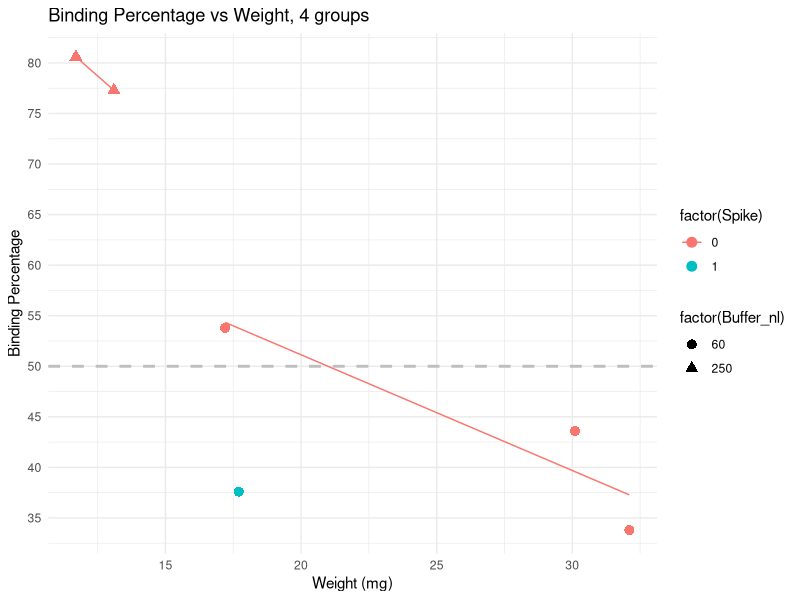
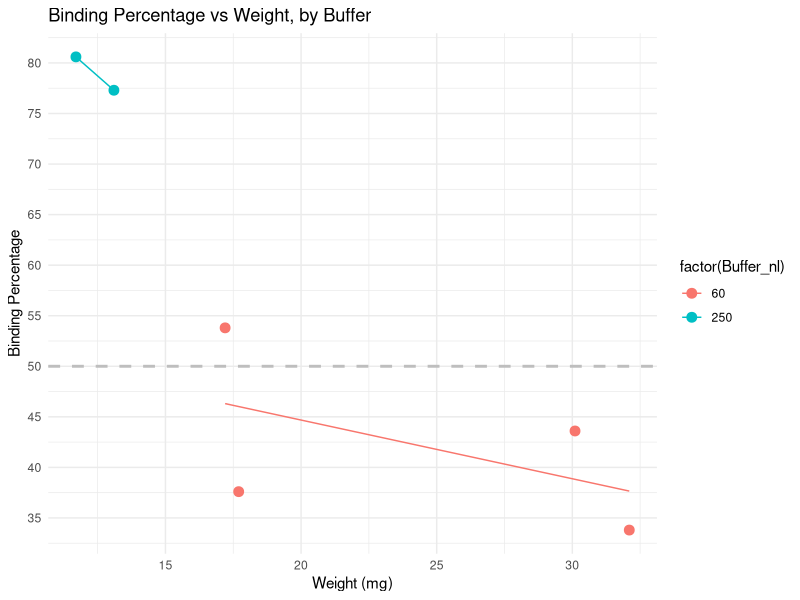
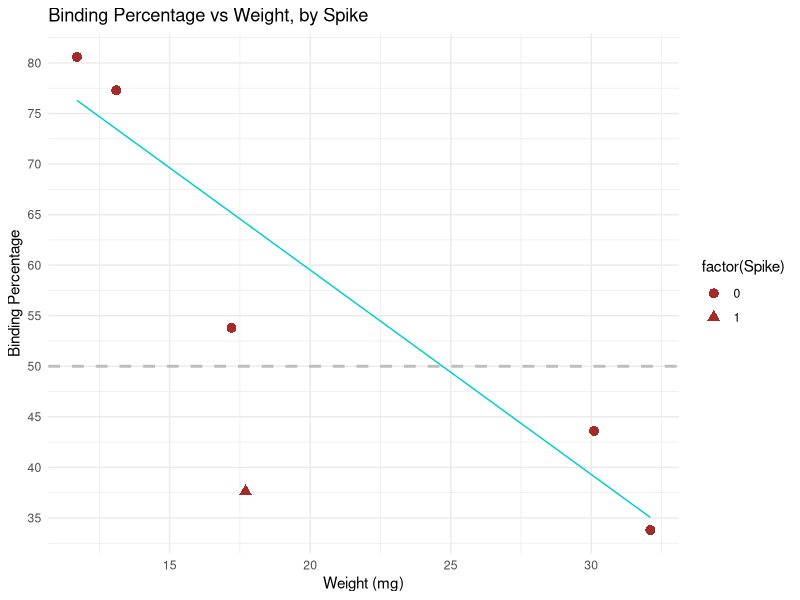
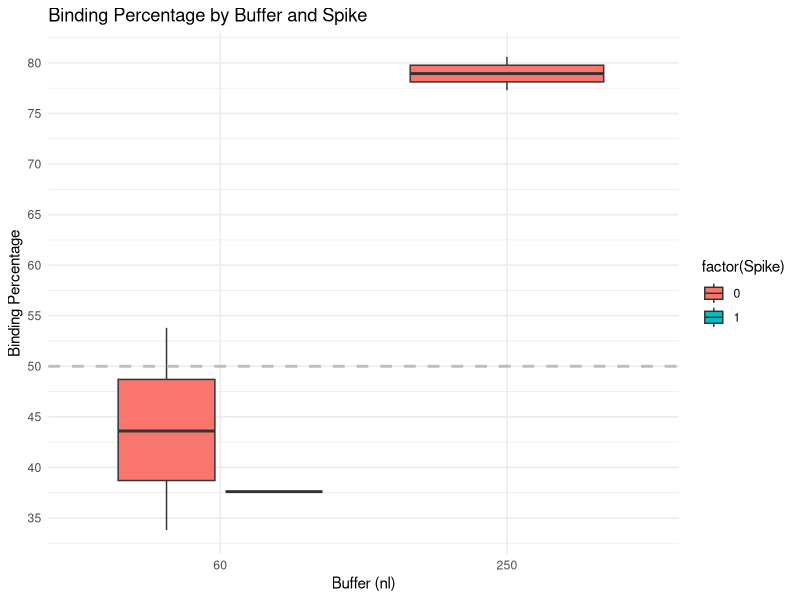
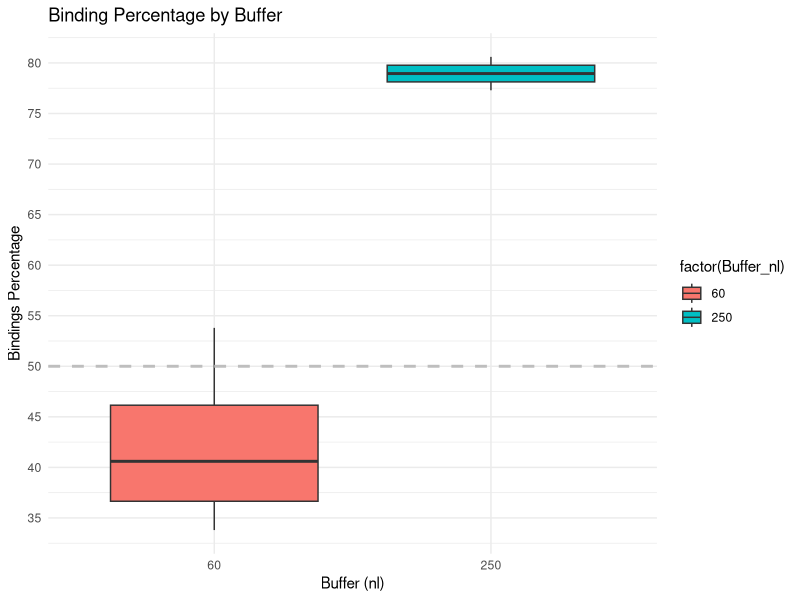
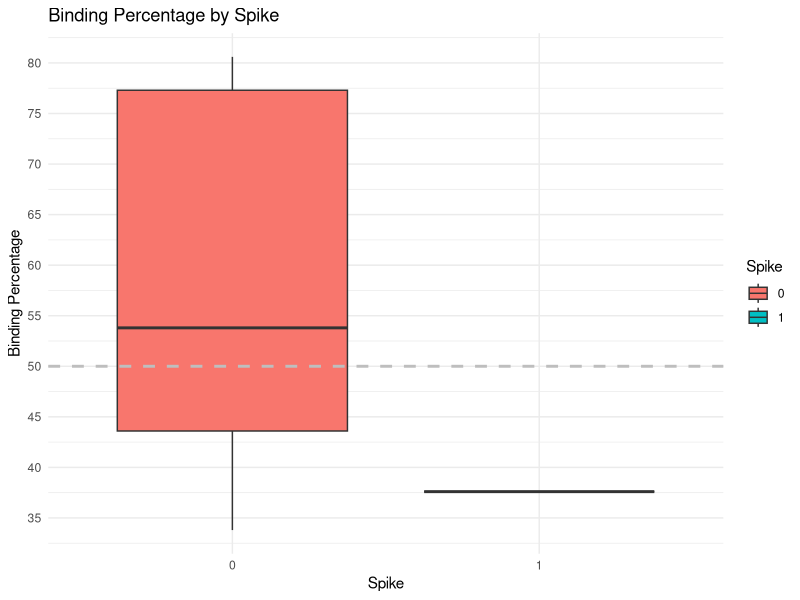
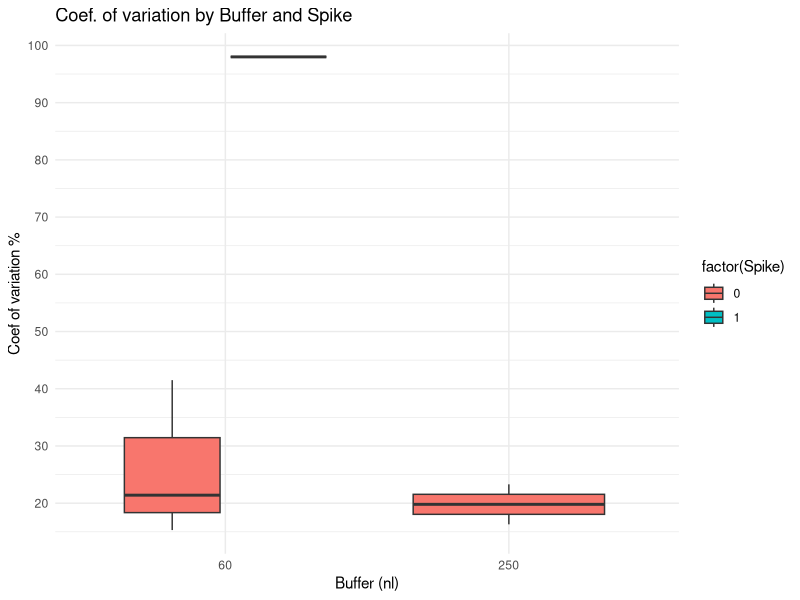
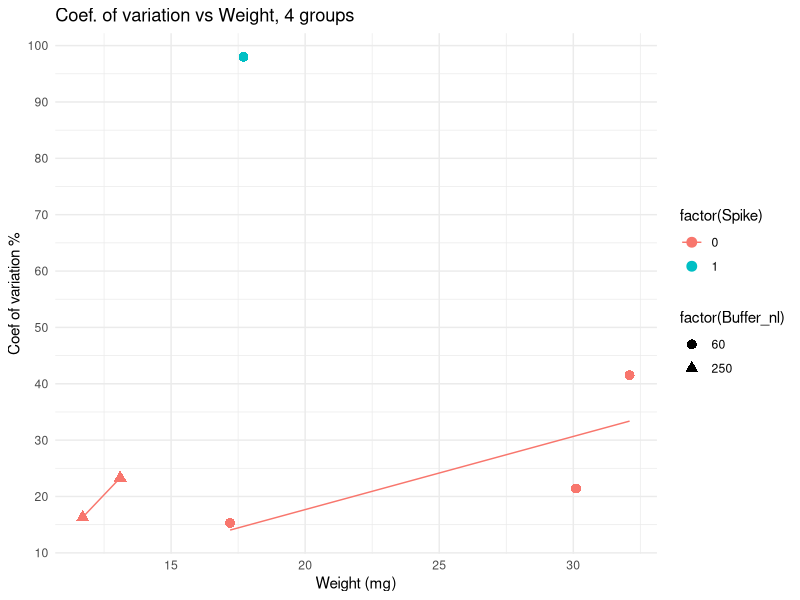

Here is the R script that generated these plots, in order:
## ---- chunk 1
# Install libraries
library(dplyr)
library(knitr)
library(ggplot2)
library(RColorBrewer)
## ---- chunk 2

# load dataset
data <- read.csv("./data/Data_QC_filtered.csv")

# Since Buffer and spike are not continuous variables, 
# change from numeric to factors
data$Buffer_nl <- as.factor(data$Buffer_nl)
data$Spike <- as.factor(data$Spike)

## ---- chunk 3

# Scatter plot of Binding Percentage vs Weight, 4 groups

ggplot(data, aes(x = Weight_mg, 
                 y = Binding.Perc, 
                 color = factor(Spike), 
                 shape = factor(Buffer_nl))) +
  geom_point(size = 3) +
  geom_smooth(method = "lm", se = FALSE, linewidth = 0.5) +  # Add a trend line
  geom_hline(yintercept = 50, linetype = "dashed", 
             color = "gray", linewidth = 1) +  # Add horizontal line
  labs(title = "Binding Percentage vs Weight, 4 groups",
       x = "Weight (mg)", 
       y = "Binding Percentage") +
  scale_y_continuous(n.breaks = 10) +  
  theme_minimal()
 

# Scatter plot of Binding Percentage vs Weight, 2 groups (Buffer)

ggplot(data, aes(x = Weight_mg, 
                 y = Binding.Perc, 
                 color = factor(Buffer_nl))) +
  geom_point(size = 3) +
  geom_smooth(method = "lm", se = FALSE, linewidth = 0.5) +  # Add a trend line
  geom_hline(yintercept = 50, linetype = "dashed", 
             color = "gray", linewidth = 1) +  # Add horizontal line 
  labs(title = "Binding Percentage vs Weight, by Buffer",
       x = "Weight (mg)", y = "Binding Percentage") +
  scale_y_continuous(n.breaks = 10) +  
  theme_minimal()


# Scatter plot of Binding Percentage vs Weight, 2 groups (Spike)

ggplot(data, aes(x = Weight_mg, 
                 y = Binding.Perc, 
                 shape = factor(Spike))) +
  geom_point(size = 3, colour = "brown") +
  geom_smooth(method = "lm", se = FALSE, linewidth = 0.5, 
              colour = "cyan3") +  # Add a linear trend line
  geom_hline(yintercept = 50, linetype = "dashed",
             color = "gray", linewidth = 1) +  # Add horizontal line at y = 20
  labs(title = "Binding Percentage vs Weight, by Spike",
       x = "Weight (mg)", y = "Binding Percentage") +
  scale_y_continuous(n.breaks = 10) +  
  theme_minimal()


## ---- chunk 4

# Boxplot of Binding Percentage vs Buffer & Spike

ggplot(data, aes(x = factor(Buffer_nl), 
                 y = Binding.Perc, 
                 fill = factor(Spike))) +
  geom_boxplot() +
  geom_hline(yintercept = 50, linetype = "dashed", color = "gray", linewidth = 1) + 
  labs(title = "Binding Percentage by Buffer and Spike",
       x = "Buffer (nl)", y = "Binding Percentage") +
  scale_y_continuous(n.breaks = 10) +  
  theme_minimal()


# Boxplot of Binding Percentage vs Buffer

ggplot(data, aes(x = factor(Buffer_nl), 
                 y = Binding.Perc, 
                 fill = factor(Buffer_nl))) +
  geom_boxplot() +
  geom_hline(yintercept = 50, linetype = "dashed", color = "gray", linewidth = 1) + 
  labs(title = "Binding Percentage by Buffer",
       x = "Buffer (nl)", y = "Bindings Percentage") +
  scale_y_continuous(n.breaks = 10) +  
  theme_minimal()

# Boxplot of Binding Percentage vs Spike

ggplot(data, aes(x = factor(Spike), y = Binding.Perc, fill = Spike)) +
  geom_boxplot() +
  labs(title = "Binding Percentage by Spike",
       x = "Spike", y = "Binding Percentage") +
  scale_y_continuous(n.breaks = 10) +  
  geom_hline(yintercept = 50, linetype = "dashed", color = "gray", linewidth = 1) +
  theme_minimal()

## ---- chunk 5
# Boxplot of CV Percentage vs Buffer & Spike

ggplot(data, aes(x = factor(Buffer_nl), 
                 y = CV.Perc, 
                 fill = factor(Spike))) +
  geom_boxplot() +
  labs(title = "Coef. of variation by Buffer and Spike",
       x = "Buffer (nl)", y = "Coef of variation %") +
  scale_y_continuous(n.breaks = 10) +  
  theme_minimal()

## ---- chunk 6

# Scatterplot CV Percentage vs Weight, 4 groups

ggplot(data, aes(x = Weight_mg, 
                 y = CV.Perc, 
                 color = factor(Spike), 
                 shape = factor(Buffer_nl))) +
  geom_point(size = 3) +
  geom_smooth(method = "lm", se = FALSE, linewidth = 0.5) +  # Add line
  labs(title = "Coef. of variation vs Weight, 4 groups",
       x = "Weight (mg)", y = "Coef of variation %") +
  scale_y_continuous(n.breaks = 10) +  
  theme_minimal()
 
## ---- chunk 7

data$Binding_deviation <- abs(data$Binding.Perc - 50)
sorted_data <- data[order(data$Binding_deviation), ]

dim(sorted_data)

# View top results (closest to 50% Binding Percentage)

kable(head(sorted_data[,c("Sample", "Wells", "Binding.Perc", "Binding_deviation")]))

## ---- chunk 8

# Scatter plot of Binding Deviation vs Weight, 4 groups

ggplot(data, aes(x = Weight_mg, 
                 y = Binding_deviation, 
                 color = factor(Spike), 
                 shape = factor(Buffer_nl))) +
  geom_point(size = 3) +
  geom_smooth(method = "lm", se = FALSE, linewidth = 0.5) + 
  labs(title = "Binding Deviation vs Weight, 4 groups",
       x = "Weight (mg)", y = "Binding Deviation") +
  scale_y_continuous(n.breaks = 10) +  
  theme_minimal()

# Scatter plot of Binding Deviation vs Weight, colored by Buffer

ggplot(data, aes(x = Weight_mg, 
                 y = Binding_deviation, 
                 color = factor(Buffer_nl))) +
  geom_point(size = 3) +
  geom_smooth(method = "lm", se = FALSE) +  # Add a linear trend line
  labs(title = "Binding Deviation vs Weight, by Buffer, 2 groups",
       x = "Weight (mg)", y = "Binding Percentage") +
  scale_y_continuous(n.breaks = 10) +  
  theme_minimal()

# Scatter plot of Binding Deviation vs Weight, shape by Spike

ggplot(data, aes(x = Weight_mg, 
                 y = Binding_deviation, 
                 shape = factor(Spike))) +
  geom_point(size = 3, colour = "cyan4") + 
  geom_smooth(method = "lm", se = FALSE, linewidth = 0.5, colour = "cyan3") +  
  labs(title = "Binding Deviation vs Weight, shape by Spike, 2 groups",
       x = "Weight (mg)", y = "Binding Deviation") +
  scale_y_continuous(n.breaks = 10) +  
  theme_minimal()

## ---- chunk 9

# Box plot to visualize distribution of Binding deviation by Buffer and Spike

ggplot(data, aes(x = factor(Buffer_nl),
                 y = Binding_deviation, 
                 fill = factor(Spike))) +
  geom_boxplot() +
  labs(title = "Binding deviation by Buffer and Spike",
       x = "Buffer (nl)", y = "Binding deviation") +
  scale_y_continuous(n.breaks = 10) +  
  theme_minimal()


## ---- chunk 10


#wflow_publish("./analysis/ELISA_visualizations.Rmd")

#wflow_status()


